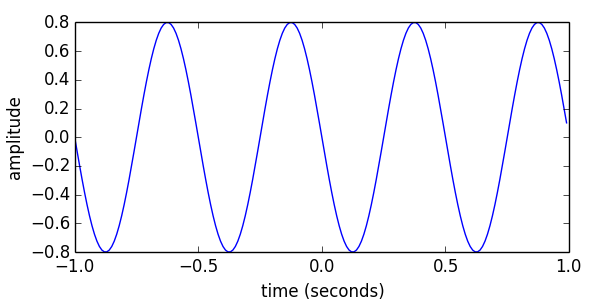

Reproduce this figure in Python.
import matplotlib.pyplot as plt
import numpy as np

Ar = .8
fr = 2.0
phi = np.pi/2
fs = 100
t = np.arange(-1, 1, 1.0/fs)
x = Ar * np.cos(2*np.pi*fr*t+phi)
plt.plot(t, x, 'b')
plt.axis([-1, 1,-.8,.8])
plt.xlabel('time (seconds)')
plt.ylabel('amplitude')
plt.show()
